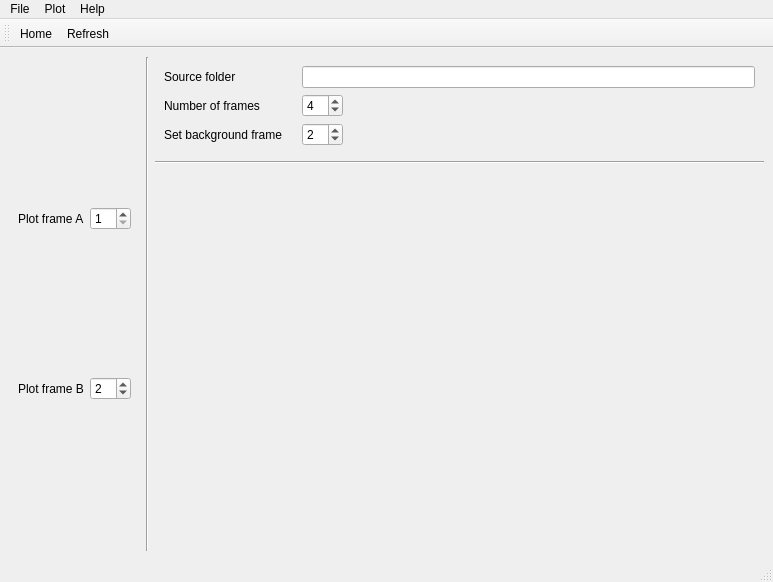
<?xml version="1.0" encoding="UTF-8"?>
<ui version="4.0">
 <class>MainWindow</class>
 <widget class="QMainWindow" name="MainWindow">
  <property name="geometry">
   <rect>
    <x>0</x>
    <y>0</y>
    <width>773</width>
    <height>582</height>
   </rect>
  </property>
  <property name="windowTitle">
   <string>ELENA</string>
  </property>
  <property name="windowIcon">
   <iconset resource="resources.qrc">
    <normaloff>:/basic-ui/icons/111267-basic-ui/svg/eye-close-up.svg</normaloff>:/basic-ui/icons/111267-basic-ui/svg/eye-close-up.svg</iconset>
  </property>
  <property name="toolTip">
   <string/>
  </property>
  <property name="documentMode">
   <bool>false</bool>
  </property>
  <widget class="QWidget" name="mainWindowContents">
   <layout class="QGridLayout" name="gridLayout" rowstretch="0,0,1" columnstretch="0,0,1">
    <item row="0" column="1" rowspan="3">
     <widget class="Line" name="lineVertical">
      <property name="orientation">
       <enum>Qt::Vertical</enum>
      </property>
     </widget>
    </item>
    <item row="1" column="2">
     <widget class="Line" name="line">
      <property name="orientation">
       <enum>Qt::Horizontal</enum>
      </property>
     </widget>
    </item>
    <item row="0" column="0" rowspan="3">
     <widget class="FramesQWidget" name="framesWidget" native="true">
      <property name="sizePolicy">
       <sizepolicy hsizetype="Minimum" vsizetype="Preferred">
        <horstretch>0</horstretch>
        <verstretch>0</verstretch>
       </sizepolicy>
      </property>
      <layout class="QGridLayout" name="framesGridLayout">
       <item row="0" column="0">
        <widget class="QLabel" name="plotFrameALabel">
         <property name="text">
          <string>Plot frame A</string>
         </property>
        </widget>
       </item>
       <item row="0" column="1">
        <widget class="QSpinBox" name="plotFrameASpinBox">
         <property name="minimum">
          <number>1</number>
         </property>
        </widget>
       </item>
       <item row="1" column="0">
        <widget class="QLabel" name="plotFrameBLabel">
         <property name="text">
          <string>Plot frame B</string>
         </property>
        </widget>
       </item>
       <item row="1" column="1">
        <widget class="QSpinBox" name="plotFrameBSpinBox">
         <property name="minimum">
          <number>1</number>
         </property>
         <property name="value">
          <number>2</number>
         </property>
        </widget>
       </item>
       <item row="2" column="0" colspan="2">
        <layout class="QVBoxLayout" name="framesPlotLayout"/>
       </item>
      </layout>
     </widget>
    </item>
    <item row="2" column="2">
     <widget class="OdQWidget" name="odWidget" native="true">
      <layout class="QVBoxLayout" name="odLayout"/>
     </widget>
    </item>
    <item row="0" column="2">
     <widget class="QWidget" name="inputWidget" native="true">
      <layout class="QFormLayout" name="formLayout">
       <property name="fieldGrowthPolicy">
        <enum>QFormLayout::ExpandingFieldsGrow</enum>
       </property>
       <property name="horizontalSpacing">
        <number>20</number>
       </property>
       <item row="1" column="0">
        <widget class="QLabel" name="numberOfFramesLabel">
         <property name="sizePolicy">
          <sizepolicy hsizetype="Preferred" vsizetype="Preferred">
           <horstretch>0</horstretch>
           <verstretch>0</verstretch>
          </sizepolicy>
         </property>
         <property name="minimumSize">
          <size>
           <width>0</width>
           <height>0</height>
          </size>
         </property>
         <property name="text">
          <string>Number of frames</string>
         </property>
        </widget>
       </item>
       <item row="1" column="1">
        <widget class="QSpinBox" name="numberOfFramesSpinBox">
         <property name="sizePolicy">
          <sizepolicy hsizetype="Preferred" vsizetype="Fixed">
           <horstretch>0</horstretch>
           <verstretch>0</verstretch>
          </sizepolicy>
         </property>
         <property name="alignment">
          <set>Qt::AlignLeading|Qt::AlignLeft|Qt::AlignVCenter</set>
         </property>
         <property name="suffix">
          <string/>
         </property>
         <property name="value">
          <number>4</number>
         </property>
        </widget>
       </item>
       <item row="2" column="0">
        <widget class="QLabel" name="setBackgroundFrameLabel">
         <property name="sizePolicy">
          <sizepolicy hsizetype="MinimumExpanding" vsizetype="Preferred">
           <horstretch>0</horstretch>
           <verstretch>0</verstretch>
          </sizepolicy>
         </property>
         <property name="text">
          <string>Set background frame</string>
         </property>
        </widget>
       </item>
       <item row="2" column="1">
        <widget class="QSpinBox" name="setBackgroundFrameSpinBox">
         <property name="sizePolicy">
          <sizepolicy hsizetype="Preferred" vsizetype="Fixed">
           <horstretch>0</horstretch>
           <verstretch>0</verstretch>
          </sizepolicy>
         </property>
         <property name="minimum">
          <number>1</number>
         </property>
         <property name="value">
          <number>2</number>
         </property>
        </widget>
       </item>
       <item row="0" column="0">
        <widget class="QLabel" name="sourceFolderLabel">
         <property name="text">
          <string>Source folder</string>
         </property>
        </widget>
       </item>
       <item row="0" column="1">
        <widget class="QLineEdit" name="sourceFolderLineEdit"/>
       </item>
      </layout>
     </widget>
    </item>
   </layout>
  </widget>
  <widget class="QMenuBar" name="menuBar">
   <property name="geometry">
    <rect>
     <x>0</x>
     <y>0</y>
     <width>773</width>
     <height>27</height>
    </rect>
   </property>
   <widget class="QMenu" name="menuFile">
    <property name="title">
     <string>File</string>
    </property>
    <addaction name="actionHome"/>
   </widget>
   <widget class="QMenu" name="menuPlot">
    <property name="title">
     <string>Plot</string>
    </property>
    <addaction name="actionRefresh"/>
   </widget>
   <widget class="QMenu" name="menuHelp">
    <property name="title">
     <string>Help</string>
    </property>
    <addaction name="actionInfo"/>
   </widget>
   <addaction name="menuFile"/>
   <addaction name="menuPlot"/>
   <addaction name="menuHelp"/>
  </widget>
  <widget class="QToolBar" name="toolBar">
   <property name="windowTitle">
    <string>toolBar</string>
   </property>
   <attribute name="toolBarArea">
    <enum>TopToolBarArea</enum>
   </attribute>
   <attribute name="toolBarBreak">
    <bool>false</bool>
   </attribute>
   <addaction name="actionHome"/>
   <addaction name="actionRefresh"/>
  </widget>
  <widget class="QStatusBar" name="statusBar"/>
  <action name="actionHome">
   <property name="icon">
    <iconset resource="resources.qrc">
     <normaloff>:/basic-ui/icons/111267-basic-ui/svg/home-button.svg</normaloff>:/basic-ui/icons/111267-basic-ui/svg/home-button.svg</iconset>
   </property>
   <property name="text">
    <string>Home</string>
   </property>
  </action>
  <action name="actionRefresh">
   <property name="icon">
    <iconset resource="resources.qrc">
     <normaloff>:/basic-ui/icons/111267-basic-ui/svg/refresh-arrow.svg</normaloff>:/basic-ui/icons/111267-basic-ui/svg/refresh-arrow.svg</iconset>
   </property>
   <property name="text">
    <string>Refresh</string>
   </property>
   <property name="shortcut">
    <string>F5</string>
   </property>
  </action>
  <action name="actionInfo">
   <property name="icon">
    <iconset resource="resources.qrc">
     <normaloff>:/basic-ui/icons/111267-basic-ui/svg/left-justification-button.svg</normaloff>:/basic-ui/icons/111267-basic-ui/svg/left-justification-button.svg</iconset>
   </property>
   <property name="text">
    <string>Info</string>
   </property>
   <property name="shortcut">
    <string>F11</string>
   </property>
  </action>
 </widget>
 <customwidgets>
  <customwidget>
   <class>OdQWidget</class>
   <extends>QWidget</extends>
   <header>libraries/odqwidget.h</header>
   <container>1</container>
  </customwidget>
  <customwidget>
   <class>FramesQWidget</class>
   <extends>QWidget</extends>
   <header>libraries/framesqwidget.h</header>
   <container>1</container>
  </customwidget>
 </customwidgets>
 <resources>
  <include location="resources.qrc"/>
 </resources>
 <connections/>
</ui>
